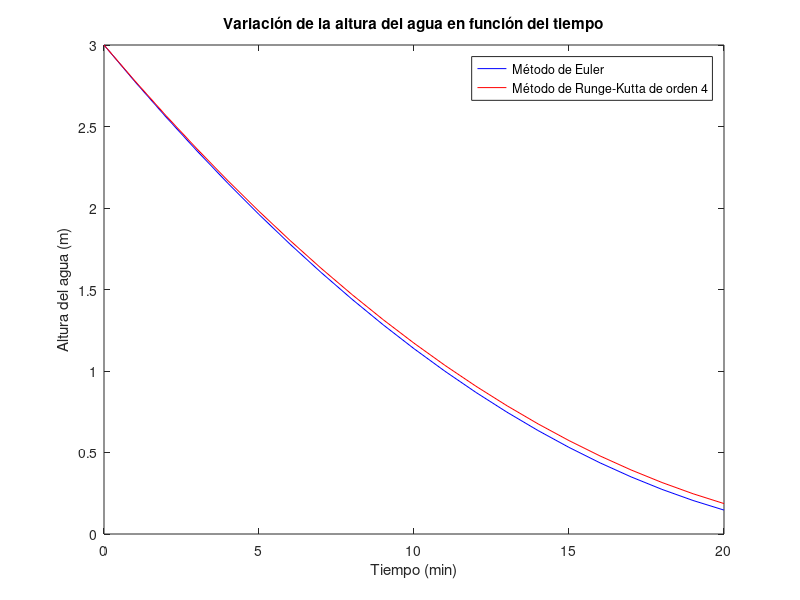

MATLAB code for this plot:
% Parcialito Recuperatorio Nº4 (UT8): Ecuaciones Diferenciales 2020 P1

%Problema 1

% Borramos la ventana de comandos y las variables previas
clc
clear

% Parámetros del problema
H0 = 3;  % Altura inicial del agua (m)
k = 0.13;  % Coeficiente de descarga (m^1/2/min)
dt = 1;  % Paso de tiempo (min)
t_final = 20;  % Tiempo final de simulación (min)
umbral = 1;  % Umbral de altura del agua (m)

% Inicialización de variables
t = 0:dt:t_final;
n = length(t);
H_euler = zeros(1, n);
H_rk4 = zeros(1, n);
H_euler(1) = H0;
H_rk4(1) = H0;

% Método de Euler
for i = 2:n
    H_euler(i) = H_euler(i-1) - k * sqrt(H_euler(i-1)) * dt;
end

% Método de Runge-Kutta de orden 4
for i = 2:n
    k1 = -k * sqrt(H_rk4(i-1));
    k2 = -k * sqrt(H_rk4(i-1) + 0.5 * dt * k1);
    k3 = -k * sqrt(H_rk4(i-1) + 0.5 * dt * k2);
    k4 = -k * sqrt(H_rk4(i-1) + dt * k3);
    H_rk4(i) = H_rk4(i-1) + (dt/6) * (k1 + 2*k2 + 2*k3 + k4);
end

% Búsqueda del instante de tiempo en que el nivel del agua desciende por debajo del umbral
for i = 1:n
    if H_euler(i) < umbral
        t_euler = t(i);
        break;
    end
end

for i = 1:n
    if H_rk4(i) < umbral
        t_rk4 = t(i);
        break;
    end
end

% Visualización de resultados
figure;
plot(t, H_euler, 'b-', t, H_rk4, 'r-');
xlabel('Tiempo (min)');
ylabel('Altura del agua (m)');
legend('Método de Euler', 'Método de Runge-Kutta de orden 4');
title('Variación de la altura del agua en función del tiempo');

fprintf('Instante de tiempo en que el nivel del agua desciende por debajo del umbral (Euler): %f min\n', t_euler);
fprintf('Instante de tiempo en que el nivel del agua desciende por debajo del umbral (RK4): %f min\n', t_rk4);